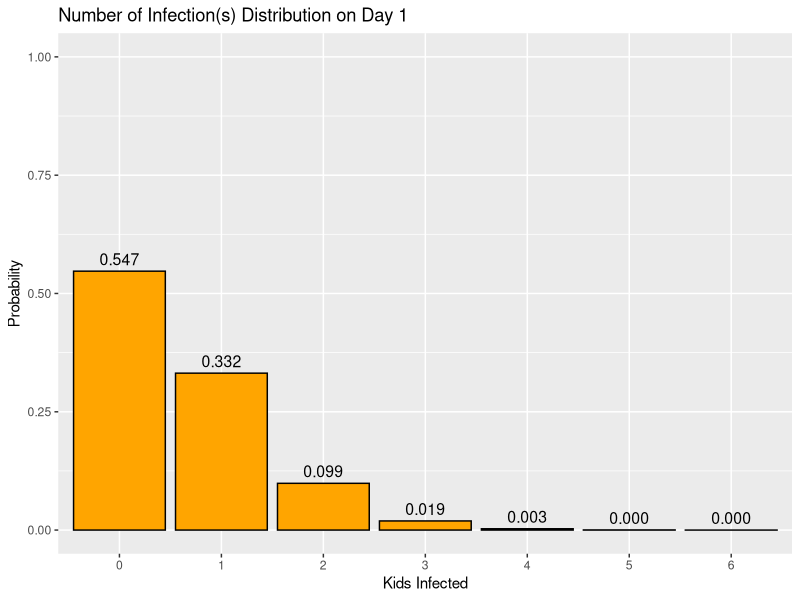
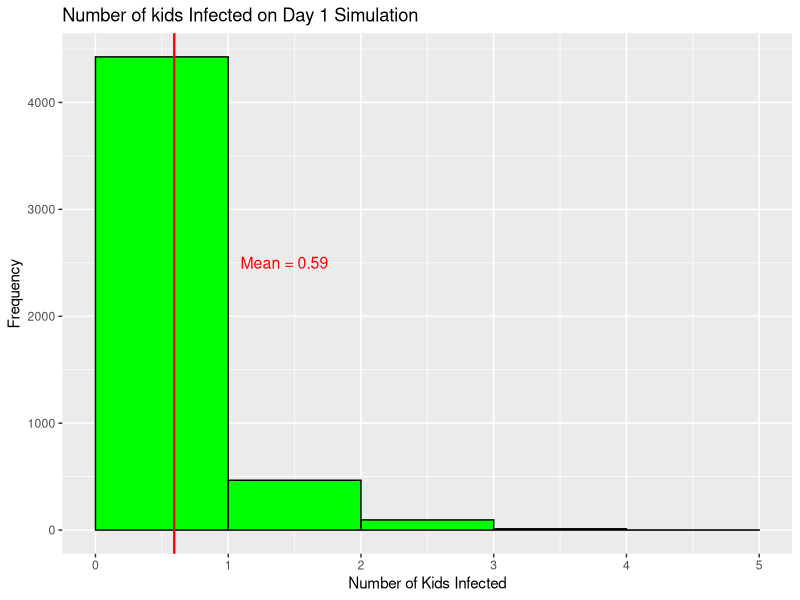
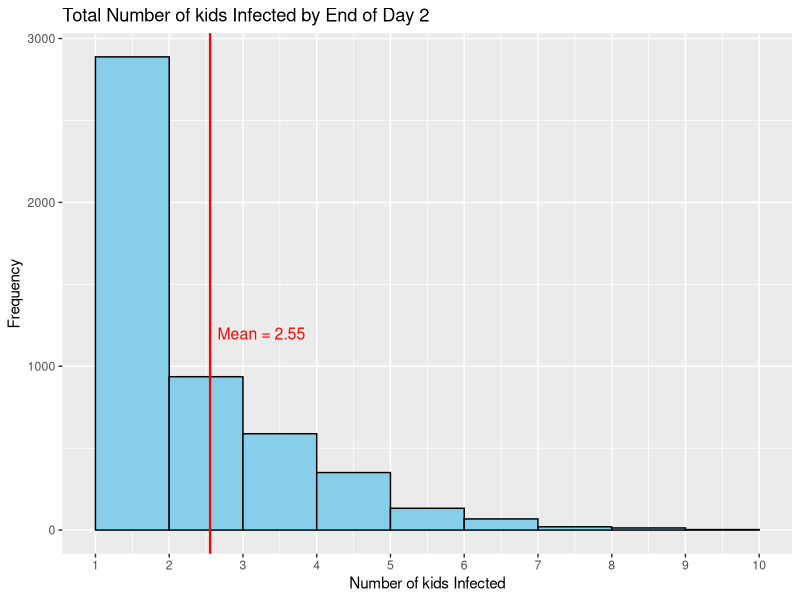
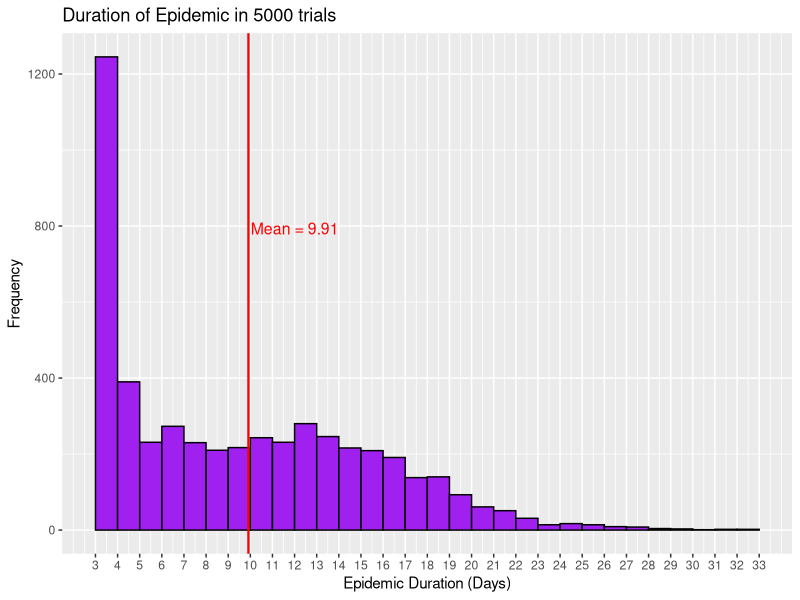
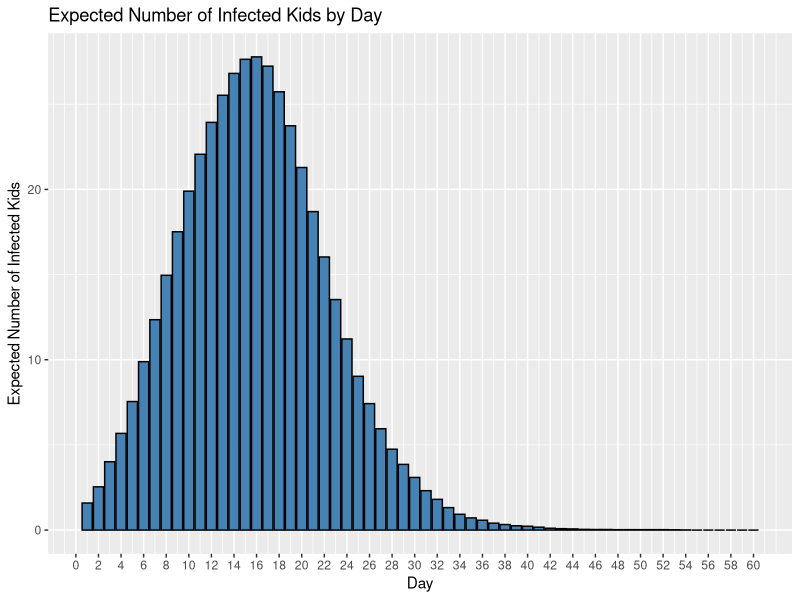
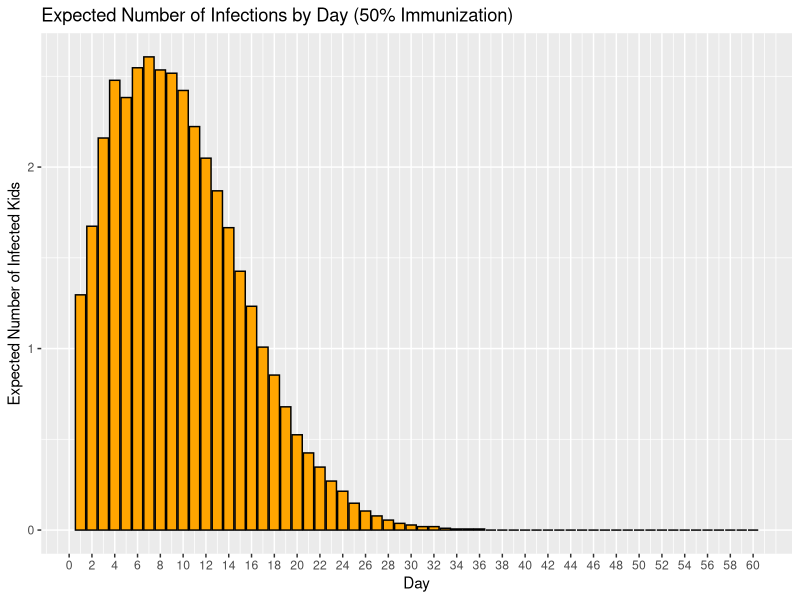

R code for these plots, in order:
library(ggplot2)
library(kableExtra)
library(knitr)

set.seed(123)
n_susceptible <- 60
p_infect <- 0.01

# (a) PMF using dbinom
probabilities <- dbinom(0:6, size = n_susceptible, prob = p_infect)
infect_df <- data.frame(Infected = 0:6, Probability = probabilities)

# Plotting distribution of PMF
a_plot <- ggplot(infect_df, aes(x = factor(Infected), y = Probability)) +
  geom_bar(stat = "identity", fill = "orange", color = "black") +
  geom_text(
    aes(label = sprintf("%.3f", Probability)), vjust = -0.5, size = 4) +
  labs(
    title = "Number of Infection(s) Distribution on Day 1",
    x = "Kids Infected",
    y = "Probability"
  ) +
  scale_y_continuous(limits = c(0,1))
a_plot

# (b) What is the expected number of kids that Tommy infects on Day 1?
expected_infections <- n_susceptible * p_infect
expected_infections  # Output: 0.6

# Binomial distributed random variables to approximate E
sim_day1 <- rbinom(5000, size = 60, prob = 0.01)

sim_day1_df <- data.frame(Infections = sim_day1)

b_plot <- ggplot(sim_day1_df, aes(x = Infections)) +
  geom_histogram(binwidth = 1, fill = "green", color = "black", boundary = 0) +
  geom_vline(xintercept = mean(sim_day1), color = "red", size = 0.8) +
  annotate("text", x = mean(sim_day1) + 0.5, y = 2500, 
           label = paste0("Mean = ", round(mean(sim_day1), 2)), 
           color = "red", size = 4, hjust = 0) +
  labs(
    title = "Number of kids Infected on Day 1 Simulation",
    x = "Number of Kids Infected",
    y = "Frequency"
  )
b_plot

# (c) What is the expected number of kids that are infected by Day 2? 

trials <- 5000
results_c <- numeric(trials)

for (i in 1:trials) {
  susceptible <- 1:n_susceptible
  infected_day1 <- susceptible[rbinom(n_susceptible, 1, p_infect) == 1]

  # Remove infected kids from susceptibles after day 1
  remaining_after_day1 <- susceptible[!susceptible %in% infected_day1]
  infected_day2_by_tommy <- remaining_after_day1[rbinom(length(remaining_after_day1), 1, p_infect) == 1]
  
  # Remove infected kids from susceptibles after day 2 by Tommy
  remaining_after_tommy <- remaining_after_day1[!remaining_after_day1 %in% infected_day2_by_tommy]
  
  # infected day 1 kids that will infect day 2 susceptible kids
  infected_day2_by_kids <- c()
  for (k in infected_day1) {
    new_infected <- remaining_after_tommy[rbinom(length(remaining_after_tommy), 1, p_infect) == 1]
    infected_day2_by_kids <- unique(c(infected_day2_by_kids, new_infected))
    remaining_after_tommy <- remaining_after_tommy[!remaining_after_tommy %in% new_infected]
  }
  all_infected <- unique(c(0, infected_day1, infected_day2_by_tommy, infected_day2_by_kids))
  results_c[i] <- length(all_infected)
}
round(mean(results_c), 3)

sim_day2_df <- data.frame(Infections = results_c)  # Capital I matches aes()

c_plot <- ggplot(sim_day2_df, aes(x = Infections)) +
  geom_histogram(binwidth = 1, fill = "skyblue", color = "black", boundary = 0) +
  geom_vline(xintercept = mean(results_c), color = "red", size = 0.8) +
  annotate("text", x = mean(results_c) + 0.1, y = max(table(results_c)) * 0.8, 
           label = paste0("Mean = ", round(mean(results_c), 2)), 
           color = "red", size = 4, hjust = 0) +
  scale_x_continuous(breaks = seq(min(results_c), max(results_c), by = 1)) +
  labs(
    title = "Total Number of kids Infected by End of Day 2",
    x = "Number of kids Infected",
    y = "Frequency"
  )

c_plot

# (d) Simulate the number of kids that are infected on Days 1, 2…

# Simulate epidemic duration
results_d <- numeric(trials)

for (i in 1:trials) {
  susceptible <- 1:n_susceptible
  infectious <- data.frame(id = 0, days_left = 3)  # Tommy is infectious for 3 days
  day <- 0
  
  repeat {
    day <- day + 1
    new_infected <- c()
    
    for (j in 1:nrow(infectious)) {
      infector <- infectious$id[j]
      for (student in susceptible) {
        if (runif(1) < p_infect) {
          new_infected <- c(new_infected, student)
        }
      }
    }
    
    new_infected <- new_infected[!duplicated(new_infected)]
    susceptible <- susceptible[!(susceptible %in% new_infected)]
    
    # New infections list
    if (length(new_infected) > 0) {
      new_rows <- data.frame(id = new_infected, days_left = 3)
      infectious <- rbind(infectious, new_rows)
    }
    infectious$days_left <- infectious$days_left - 1
    infectious <- infectious[infectious$days_left > 0, ]
    # If no one is infectious anymore, epidemic is over
    if (nrow(infectious) == 0) {
      break
    }
  }
  
  results_d[i] <- day
}

sim_day_d_df <- data.frame(Infections = results_d)

d_plot <- ggplot(sim_day_d_df, aes(x = Infections)) +
  geom_histogram(binwidth = 1, fill = "purple", color = "black", boundary = 0) +
  geom_vline(xintercept = mean(results_d), color = "red", size = 0.8) +
  annotate("text", x = mean(results_d) + 0.1, y = max(table(results_d)) * 0.8, 
           label = paste0("Mean = ", round(mean(results_d), 2)), 
           color = "red", size = 4, hjust = 0) +
  scale_x_continuous(breaks = seq(min(results_d), max(results_d), by = 1)) +
  labs(
    title = "Duration of Epidemic in 5000 trials",
    x = "Epidemic Duration (Days)",
    y = "Frequency"
  )

d_plot

# Showcasing five number summary
summary_d <- summary(results_d)
results_d_table <- data.frame(
  Statistic = c("Minimum", "1st Quartile (Q1)", "Median", "Mean", "3rd Quartile (Q3)", "Maximum"), Value = as.numeric(summary_d)
)
results_d_table %>%
  kbl(caption = "Five-Number Summary of Epidemic Duration", digits = 2) %>%
  kable_styling(full_width = FALSE, bootstrap_options = c("striped", "hover"))

# Part D continuation: Expected number of infected kids each day
max_days <- 60
results_d_2 <- matrix(0, nrow = trials, ncol = max_days)

for (i in 1:trials) {
  susceptible <- 1:n_susceptible
  infected <- c()
  infectious <- data.frame(id = 0, first_day = 1, third_day = 3)
  
  for (day in 1:max_days) {
    # Check who's infectious today
    active <- infectious[infectious$first_day <= day & infectious$third_day >= day, "id"]
    
    new_infected <- c()
    for (infector in active) {
      infect_targets <- susceptible[rbinom(length(susceptible), 1, p_infect) == 1]
      new_infected <- c(new_infected, infect_targets)
    }
    
    # Update lists
    new_infected <- unique(new_infected)
    susceptible <- setdiff(susceptible, new_infected)
    infected <- unique(c(infected, new_infected))
    
    # Add new infections with their infectious period
    if (length(new_infected) > 0) {
      infectious <- rbind(infectious, data.frame(
        id = new_infected,
        first_day = day + 1,
        third_day = day + 3
      ))
    }
    
    # Record cumulative count for this day
    results_d_2[i, day] <- length(infected) + 1  # +1 for Tommy
    if (nrow(infectious[infectious$third_day >= day, ]) == 0) break
  }
}

expected_by_day <- colMeans(results_d_2)

# Output summary table
expected_infection_df <- data.frame(
  Day = 1:max_days,
  Expected_Infections = round(expected_by_day, 3)
)

ggplot(expected_infection_df, aes(x = Day, y = Expected_Infections)) +
  geom_col(fill = "steelblue", color = "black") +
  labs(
    title = "Expected Number of Infected Kids by Day",
    x = "Day",
    y = "Expected Number of Infected Kids"
  ) +
  scale_x_continuous(breaks = seq(0, max(expected_infection_df$Day), by = 2))

# (e) What if each kid has a 50-50 chance of already being immunized (and the immunization works perfectly)?
  
cumulative_results_e <- matrix(0, nrow = trials, ncol = max_days)

for (i in 1:trials) {
  immunity_status <- rbinom(n_susceptible, 1, 0.5)  # 1 = immune
  susceptible <- which(immunity_status == 0)        # Only non-immune kids
  
  infected <- c()
  # Tommy infects on Day 1–3
  infectious <- data.frame(id = 0, first_day = 1, third_day = 3)
  
  for (day in 1:max_days) {
    active <- infectious[infectious$first_day <= day & infectious$third_day >= day, "id"]
    
    # Infecting new targets
    new_infected <- c()
    for (infector in active) {
      infect_targets <- susceptible[rbinom(length(susceptible), 1, p_infect) == 1]
      new_infected <- c(new_infected, infect_targets)
    }
    
    # Fix list of susceptibles and infected
    new_infected <- unique(new_infected)
    susceptible <- setdiff(susceptible, new_infected)
    infected <- unique(c(infected, new_infected))
    
    # Check to see if there are new infected today
    if (length(new_infected) > 0) {
      infectious <- rbind(infectious, data.frame(
        id = new_infected,
        first_day = day + 1,
        third_day = day + 3
      ))
    }
    cumulative_results_e[i, day] <- length(infected) + 1
    if (nrow(infectious[infectious$third_day >= day, ]) == 0) break
  }
}
expected_infection_e_df <- data.frame(
  Day = 1:max_days,
  Expected_Infections = round(colMeans(cumulative_results_e), 3)
)

ggplot(expected_infection_e_df, aes(x = Day, y = Expected_Infections)) +
  geom_col(fill = "orange", color = "black") +
  labs(
    title = "Expected Number of Infections by Day (50% Immunization)",
    x = "Day",
    y = "Expected Number of Infected Kids"
  ) +
  scale_x_continuous(breaks = seq(0, max(expected_infection_e_df$Day), by = 2))
